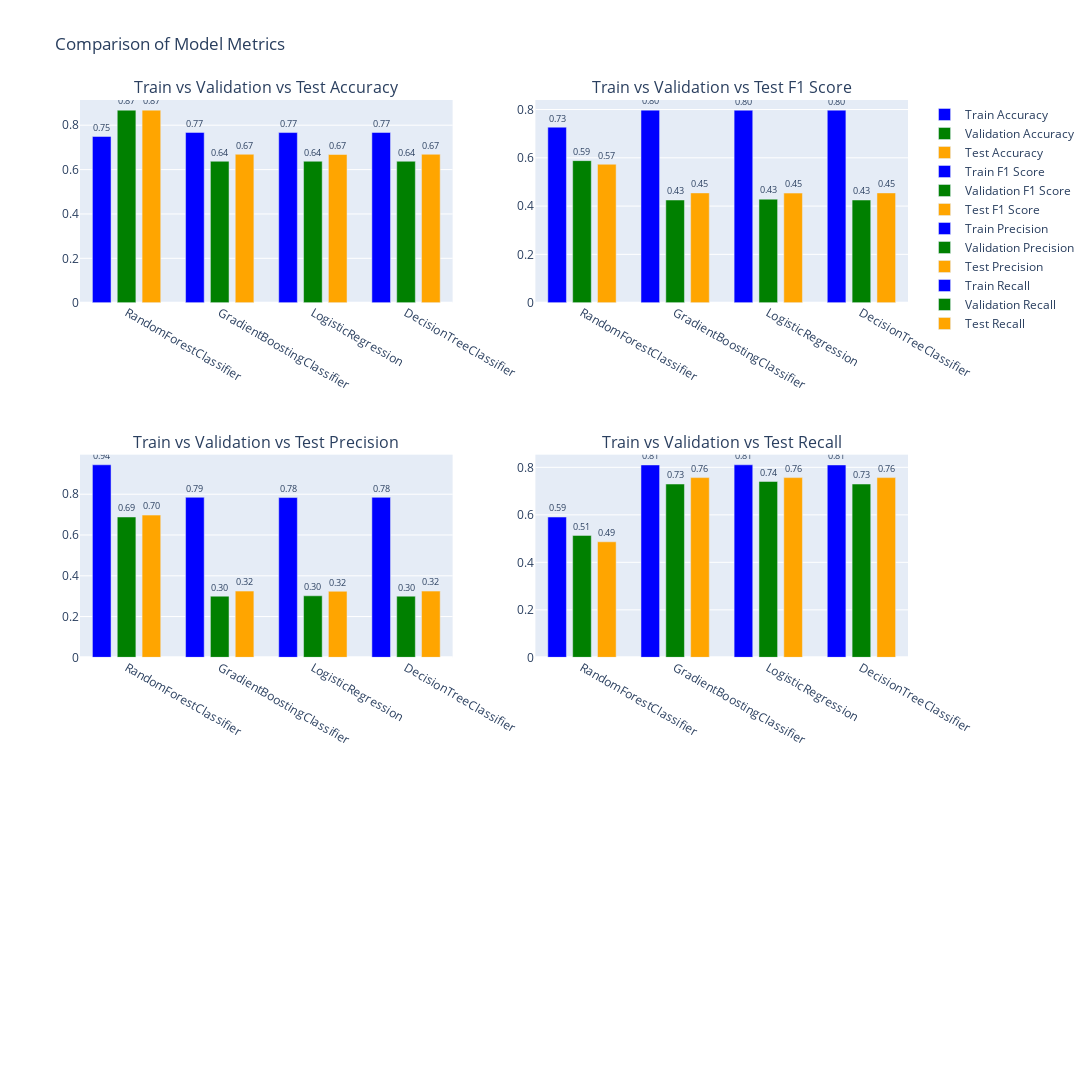

Notebook cell for this chart:
### Code cell
import plotly.graph_objects as go
from plotly.subplots import make_subplots

# Assuming you have 'results_df' already defined
results_df = results_df.sort_values(by='Validation_Accuracy', ascending=False)
models_ = results_df.index

# Create a 3x2 grid for subplots
fig = make_subplots(
    rows=3, cols=2,
    subplot_titles=(
        'Train vs Validation vs Test Accuracy', 
        'Train vs Validation vs Test F1 Score', 
        'Train vs Validation vs Test Precision', 
        'Train vs Validation vs Test Recall')
)

format_value = lambda x: "{:.2f}".format(x)

# Metrics to plot
metrics = ['Accuracy', 'F1 Score', 'Precision', 'Recall']
prefixes = ['Train_', 'Validation_', 'Test_']

# Loop over the metrics and prefixes to add the traces
for i, metric in enumerate(metrics):
    for prefix in prefixes:
        col = (i % 2) + 1
        row = (i // 2) + 1
        color = 'blue' if prefix == 'Train_' else ('green' if prefix == 'Validation_' else 'orange')  # Changed color for Test set
        fig.add_trace(
            go.Bar(
                x=models_, 
                y=results_df[prefix + metric].values, 
                name=f'{prefix[:-1]} {metric}', 
                marker_color=color,
                text=[format_value(val) for val in results_df[prefix + metric].values], 
                textposition='outside',
                width=0.2,  # Adjusting the bar width
                textfont=dict(size=10)  # Adjusting the text font size
            ), 
            row=row, 
            col=col
        )

fig.update_layout(
    title_text="Comparison of Model Metrics", 
    barmode='group',
    width=1300,  
    height=1200
)
fig.show()

### Figure 1 — Plotly figure (JSON) as saved in the notebook; plotly's stock layout.template omitted (floating-point values rounded to 4 significant figures)
{"data": [{"marker": {"color": "blue"}, "name": "Train Accuracy", "text": ["0.75", "0.77", "0.77", "0.77"], "textfont": {"size": 10}, "textposition": "outside", "type": "bar", "width": 0.2, "x": ["RandomForestClassifier", "GradientBoostingClassifier", "LogisticRegression", "DecisionTreeClassifier"], "xaxis": "x", "y": [0.7494, 0.7676, 0.7669, 0.7674], "yaxis": "y"}, {"marker": {"color": "green"}, "name": "Validation Accuracy", "text": ["0.87", "0.64", "0.64", "0.64"], "textfont": {"size": 10}, "textposition": "outside", "type": "bar", "width": 0.2, "x": ["RandomForestClassifier", "GradientBoostingClassifier", "LogisticRegression", "DecisionTreeClassifier"], "xaxis": "x", "y": [0.8679, 0.6375, 0.6375, 0.6375], "yaxis": "y"}, {"marker": {"color": "orange"}, "name": "Test Accuracy", "text": ["0.87", "0.67", "0.67", "0.67"], "textfont": {"size": 10}, "textposition": "outside", "type": "bar", "width": 0.2, "x": ["RandomForestClassifier", "GradientBoostingClassifier", "LogisticRegression", "DecisionTreeClassifier"], "xaxis": "x", "y": [0.868, 0.669, 0.668, 0.669], "yaxis": "y"}, {"marker": {"color": "blue"}, "name": "Train F1 Score", "text": ["0.73", "0.80", "0.80", "0.80"], "textfont": {"size": 10}, "textposition": "outside", "type": "bar", "width": 0.2, "x": ["RandomForestClassifier", "GradientBoostingClassifier", "LogisticRegression", "DecisionTreeClassifier"], "xaxis": "x2", "y": [0.7268, 0.7973, 0.7969, 0.7972], "yaxis": "y2"}, {"marker": {"color": "green"}, "name": "Validation F1 Score", "text": ["0.59", "0.43", "0.43", "0.43"], "textfont": {"size": 10}, "textposition": "outside", "type": "bar", "width": 0.2, "x": ["RandomForestClassifier", "GradientBoostingClassifier", "LogisticRegression", "DecisionTreeClassifier"], "xaxis": "x2", "y": [0.5882, 0.4252, 0.4288, 0.4252], "yaxis": "y2"}, {"marker": {"color": "orange"}, "name": "Test F1 Score", "text": ["0.57", "0.45", "0.45", "0.45"], "textfont": {"size": 10}, "textposition": "outside", "type": "bar", "width": 0.2, "x": ["RandomForestClassifier", "GradientBoostingClassifier", "LogisticRegression", "DecisionTreeClassifier"], "xaxis": "x2", "y": [0.5732, 0.4545, 0.4538, 0.4545], "yaxis": "y2"}, {"marker": {"color": "blue"}, "name": "Train Precision", "text": ["0.94", "0.79", "0.78", "0.78"], "textfont": {"size": 10}, "textposition": "outside", "type": "bar", "width": 0.2, "x": ["RandomForestClassifier", "GradientBoostingClassifier", "LogisticRegression", "DecisionTreeClassifier"], "xaxis": "x3", "y": [0.9444, 0.785, 0.7837, 0.7848], "yaxis": "y3"}, {"marker": {"color": "green"}, "name": "Validation Precision", "text": ["0.69", "0.30", "0.30", "0.30"], "textfont": {"size": 10}, "textposition": "outside", "type": "bar", "width": 0.2, "x": ["RandomForestClassifier", "GradientBoostingClassifier", "LogisticRegression", "DecisionTreeClassifier"], "xaxis": "x3", "y": [0.6884, 0.3, 0.3018, 0.3], "yaxis": "y3"}, {"marker": {"color": "orange"}, "name": "Test Precision", "text": ["0.70", "0.32", "0.32", "0.32"], "textfont": {"size": 10}, "textposition": "outside", "type": "bar", "width": 0.2, "x": ["RandomForestClassifier", "GradientBoostingClassifier", "LogisticRegression", "DecisionTreeClassifier"], "xaxis": "x3", "y": [0.6977, 0.3248, 0.3241, 0.3248], "yaxis": "y3"}, {"marker": {"color": "blue"}, "name": "Train Recall", "text": ["0.59", "0.81", "0.81", "0.81"], "textfont": {"size": 10}, "textposition": "outside", "type": "bar", "width": 0.2, "x": ["RandomForestClassifier", "GradientBoostingClassifier", "LogisticRegression", "DecisionTreeClassifier"], "xaxis": "x4", "y": [0.5907, 0.81, 0.8107, 0.81], "yaxis": "y4"}, {"marker": {"color": "green"}, "name": "Validation Recall", "text": ["0.51", "0.73", "0.74", "0.73"], "textfont": {"size": 10}, "textposition": "outside", "type": "bar", "width": 0.2, "x": ["RandomForestClassifier", "GradientBoostingClassifier", "LogisticRegression", "DecisionTreeClassifier"], "xaxis": "x4", "y": [0.5135, 0.7297, 0.7405, 0.7297], "yaxis": "y4"}, {"marker": {"color": "orange"}, "name": "Test Recall", "text": ["0.49", "0.76", "0.76", "0.76"], "textfont": {"size": 10}, "textposition": "outside", "type": "bar", "width": 0.2, "x": ["RandomForestClassifier", "GradientBoostingClassifier", "LogisticRegression", "DecisionTreeClassifier"], "xaxis": "x4", "y": [0.4865, 0.7568, 0.7568, 0.7568], "yaxis": "y4"}], "layout": {"annotations": [{"font": {"size": 16}, "showarrow": false, "text": "Train vs Validation vs Test Accuracy", "x": 0.225, "xanchor": "center", "xref": "paper", "y": 1, "yanchor": "bottom", "yref": "paper"}, {"font": {"size": 16}, "showarrow": false, "text": "Train vs Validation vs Test F1 Score", "x": 0.775, "xanchor": "center", "xref": "paper", "y": 1, "yanchor": "bottom", "yref": "paper"}, {"font": {"size": 16}, "showarrow": false, "text": "Train vs Validation vs Test Precision", "x": 0.225, "xanchor": "center", "xref": "paper", "y": 0.6111, "yanchor": "bottom", "yref": "paper"}, {"font": {"size": 16}, "showarrow": false, "text": "Train vs Validation vs Test Recall", "x": 0.775, "xanchor": "center", "xref": "paper", "y": 0.6111, "yanchor": "bottom", "yref": "paper"}], "barmode": "group", "height": 1200, "title": {"text": "Comparison of Model Metrics"}, "width": 1300, "xaxis": {"anchor": "y", "domain": [0, 0.45]}, "xaxis2": {"anchor": "y2", "domain": [0.55, 1]}, "xaxis3": {"anchor": "y3", "domain": [0, 0.45]}, "xaxis4": {"anchor": "y4", "domain": [0.55, 1]}, "xaxis5": {"anchor": "y5", "domain": [0, 0.45]}, "xaxis6": {"anchor": "y6", "domain": [0.55, 1]}, "yaxis": {"anchor": "x", "domain": [0.7778, 1]}, "yaxis2": {"anchor": "x2", "domain": [0.7778, 1]}, "yaxis3": {"anchor": "x3", "domain": [0.3889, 0.6111]}, "yaxis4": {"anchor": "x4", "domain": [0.3889, 0.6111]}, "yaxis5": {"anchor": "x5", "domain": [0, 0.2222]}, "yaxis6": {"anchor": "x6", "domain": [0, 0.2222]}}}
